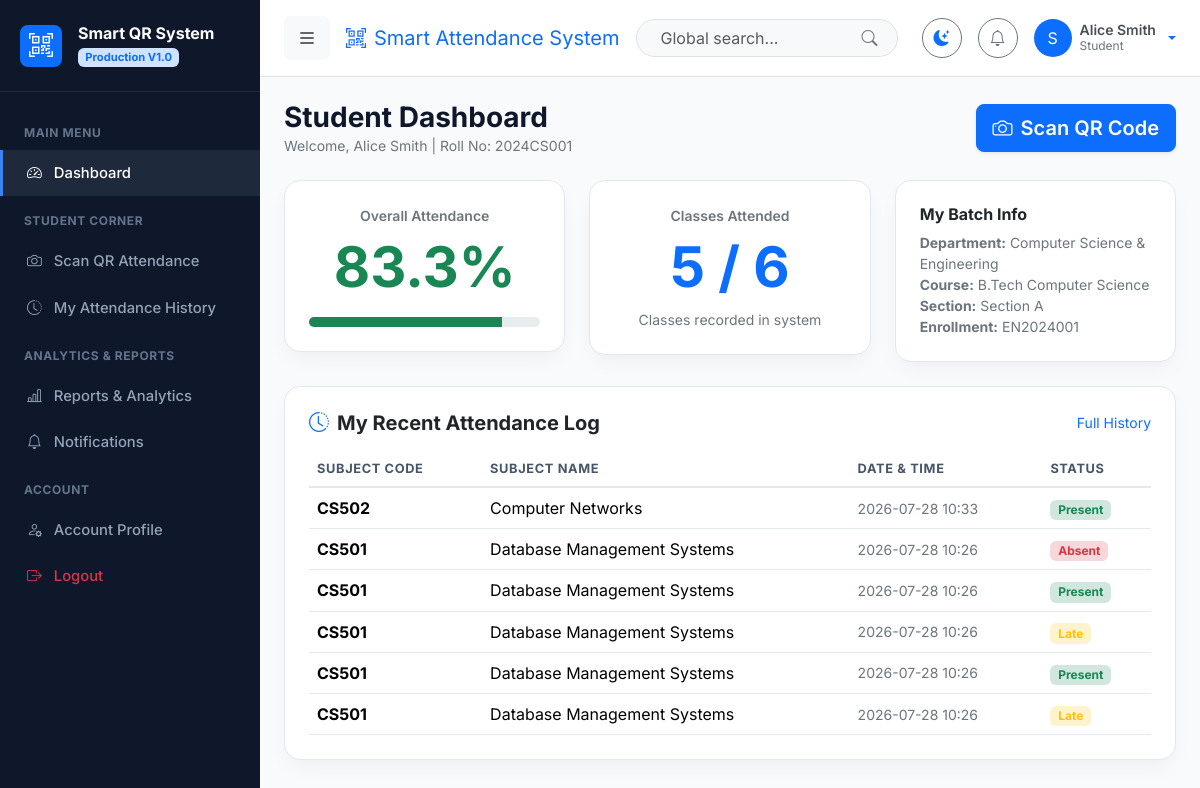
The app's page /dashboard/ (signed in) with its own data.
### apps/accounts/models.py (models this page shows, shortened)
class User(AbstractUser):
    class Role(models.TextChoices):
        ADMIN = 'ADMIN', 'Super Admin'
        FACULTY = 'FACULTY', 'Faculty'
        STUDENT = 'STUDENT', 'Student'
    role = models.CharField(max_length=20, choices=Role.choices, default=Role.STUDENT)
    phone_number = models.CharField(max_length=20, blank=True, null=True)
    profile_picture = models.ImageField(upload_to='profiles/', blank=True, null=True)
    address = models.TextField(blank=True, null=True)
    date_of_birth = models.DateField(blank=True, null=True)
    is_approved = models.BooleanField(default=True)
    def is_admin(self):
        return self.role == self.Role.ADMIN or self.is_superuser
    def is_faculty(self):
        return self.role == self.Role.FACULTY
    def is_student(self):
        return self.role == self.Role.STUDENT
    def get_full_name_or_username(self):
        full_name = f"{self.first_name} {self.last_name}".strip()
        return full_name if full_name else self.username

### apps/students/models.py (models this page shows, shortened)
class Student(models.Model):
    user = models.OneToOneField(settings.AUTH_USER_MODEL, on_delete=models.CASCADE, related_name='student_profile')
    roll_number = models.CharField(max_length=50, unique=True)
    enrollment_number = models.CharField(max_length=50, unique=True)
    department = models.ForeignKey(Department, on_delete=models.SET_NULL, null=True, blank=True, related_name='students')
    course = models.ForeignKey(Course, on_delete=models.SET_NULL, null=True, blank=True, related_name='students')
    branch = models.ForeignKey(Branch, on_delete=models.SET_NULL, null=True, blank=True, related_name='students')
    semester = models.ForeignKey(Semester, on_delete=models.SET_NULL, null=True, blank=True, related_name='students')
    section = models.ForeignKey(Section, on_delete=models.SET_NULL, null=True, blank=True, related_name='students')
    photo = models.ImageField(upload_to='student_photos/', blank=True, null=True)
    batch_year = models.IntegerField(default=2024)
    parent_phone = models.CharField(max_length=20, blank=True, null=True)
    class Meta:
        ordering = ['roll_number']
    def get_attendance_percentage(self, subject=None):
        from apps.attendance.models import AttendanceRecord
        records = AttendanceRecord.objects.filter(student=self)
        if subject:
            records = records.filter(subject=subject)
        total = records.count()
        if total == 0:
            return 100.0
        present = records.filter(status__in=['PRESENT', 'LATE']).count()
        return round((present / total) * 100, 1)

### apps/departments/models.py (models this page shows, shortened)
class Department(models.Model):
    code = models.CharField(max_length=20, unique=True)
    name = models.CharField(max_length=150)
    description = models.TextField(blank=True, null=True)
    established_year = models.IntegerField(blank=True, null=True)
    created_at = models.DateTimeField(auto_now_add=True)
    class Meta:
        ordering = ['name']

class Course(models.Model):
    class DegreeType(models.TextChoices):
        UNDERGRADUATE = 'UG', 'Undergraduate'
        POSTGRADUATE = 'PG', 'Postgraduate'
        DIPLOMA = 'DIPLOMA', 'Diploma'
        PHD = 'PHD', 'Doctorate'
    department = models.ForeignKey(Department, on_delete=models.CASCADE, related_name='courses')
    code = models.CharField(max_length=20, unique=True)
    name = models.CharField(max_length=150)
    degree_type = models.CharField(max_length=20, choices=DegreeType.choices, default=DegreeType.UNDERGRADUATE)
    duration_years = models.IntegerField(default=4)
    created_at = models.DateTimeField(auto_now_add=True)
    class Meta:
        ordering = ['name']

### apps/subjects/models.py (models this page shows, shortened)
class Section(models.Model):
    name = models.CharField(max_length=50, help_text="e.g. Section A")
    capacity = models.IntegerField(default=60)
    class Meta:
        ordering = ['name']

class Subject(models.Model):
    class SubjectType(models.TextChoices):
        THEORY = 'THEORY', 'Theory'
        LAB = 'LAB', 'Practical / Lab'
        PROJECT = 'PROJECT', 'Project'
    code = models.CharField(max_length=20, unique=True)
    name = models.CharField(max_length=150)
    subject_type = models.CharField(max_length=20, choices=SubjectType.choices, default=SubjectType.THEORY)
    credits = models.IntegerField(default=3)
    department = models.ForeignKey(Department, on_delete=models.CASCADE, related_name='subjects')
    course = models.ForeignKey(Course, on_delete=models.CASCADE, related_name='subjects')
    semester = models.ForeignKey(Semester, on_delete=models.CASCADE, related_name='subjects')
    class Meta:
        ordering = ['name']

### apps/attendance/models.py (models this page shows, shortened)
class AttendanceRecord(models.Model):
    class Status(models.TextChoices):
        PRESENT = 'PRESENT', 'Present'
        LATE = 'LATE', 'Late'
        ABSENT = 'ABSENT', 'Absent'
    class VerificationMethod(models.TextChoices):
        QR_SCAN = 'QR_SCAN', 'QR Scan'
        MANUAL = 'MANUAL', 'Manual Correction'
        GPS_VERIFIED = 'GPS_VERIFIED', 'GPS Verified QR'
        FACE_VERIFIED = 'FACE_VERIFIED', 'Face Verification'
    student = models.ForeignKey(Student, on_delete=models.CASCADE, related_name='attendance_records')
    session = models.ForeignKey(QRSession, on_delete=models.SET_NULL, null=True, blank=True, related_name='records')
    subject = models.ForeignKey(Subject, on_delete=models.CASCADE, related_name='attendance_records')
    date = models.DateField(default=timezone.now)
    marked_at = models.DateTimeField(auto_now_add=True)
    status = models.CharField(max_length=20, choices=Status.choices, default=Status.PRESENT)
    verification_method = models.CharField(max_length=30, choices=VerificationMethod.choices, default=VerificationMethod.QR_SCAN)
    scanned_latitude = models.DecimalField(max_digits=10, decimal_places=6, blank=True, null=True)
    scanned_longitude = models.DecimalField(max_digits=10, decimal_places=6, blank=True, null=True)
    device_info = models.CharField(max_length=255, blank=True, null=True)
    remarks = models.CharField(max_length=255, blank=True, null=True)
    class Meta:
        ordering = ['-marked_at']
        unique_together = ('student', 'subject', 'date')

### apps/dashboard/views.py (the view)
# urls.py: path('', views.dashboard_router, name='dashboard'),
@login_required
def dashboard_router(request):
    user = request.user
    if user.is_admin():
        return admin_dashboard(request)
    elif user.is_faculty():
        return faculty_dashboard(request)
    else:
        return student_dashboard(request)

### apps/dashboard/views.py (called while the page is built)
@login_required
def student_dashboard(request):
    try:
        student = request.user.student_profile
    except Exception:
        student = None
    records = AttendanceRecord.objects.filter(student=student).select_related('subject', 'session__faculty__user') if student else []
    total_classes = records.count()
    present_classes = records.filter(status__in=['PRESENT', 'LATE']).count()
    attendance_pct = student.get_attendance_percentage() if student else 100.0
    low_attendance_warning = attendance_pct < 75.0 and total_classes > 0
    return render(request, 'dashboard/student_dashboard.html', {
        'student': student,
        'total_classes': total_classes,
        'present_classes': present_classes,
        'attendance_pct': attendance_pct,
        'low_attendance_warning': low_attendance_warning,
        'recent_records': records[:7]
    })

### apps/notifications/context_processors.py (called while the page is built)
def unread_notifications_processor(request):
    if request.user.is_authenticated:
        unread_count = Notification.objects.filter(user=request.user, is_read=False).count()
        recent_notifications = Notification.objects.filter(user=request.user)[:5]
        return {
            'unread_notifications_count': unread_count,
            'recent_notifications': recent_notifications,
        }
    return {
        'unread_notifications_count': 0,
        'recent_notifications': [],
    }

### templates/dashboard/student_dashboard.html (shortened to what this page needs)
{% extends 'base.html' %}
{% block content %}
<div class="d-flex justify-content-between align-items-center mb-4">
    <div>
        <h3 class="fw-bold m-0">Student Dashboard</h3>
        <p class="text-secondary small m-0">Welcome, {{ user.get_full_name_or_username }} | Roll No: {{ student.roll_number }}</p>
    </div>
    <a href="{% url 'students:scan_qr' %}" class="btn btn-primary btn-lg rounded-3 fw-semibold shadow-sm">
        <i class="bi bi-camera me-2"></i>Scan QR Code
    </a>
</div>
<div class="row g-4 mb-4">
    <div class="col-12 col-md-4">
        <div class="card card-custom p-4 text-center">
            <span class="text-secondary small fw-semibold">Overall Attendance</span>
            <div class="display-4 fw-bold mt-2 text-{% if attendance_pct >= 75 %}success{% elif attendance_pct >= 60 %}warning{% else %}danger{% endif %}">
                {{ attendance_pct }}%
            </div>
            <div class="progress mt-3" style="height: 10px;">
                <div class="progress-bar bg-{% if attendance_pct >= 75 %}success{% elif attendance_pct >= 60 %}warning{% else %}danger{% endif %}" style="width: {{ attendance_pct }}%;"></div>
            </div>
        </div>
    </div>
    <div class="col-12 col-md-4">
        <div class="card card-custom p-4 text-center">
            <span class="text-secondary small fw-semibold">Classes Attended</span>
            <div class="display-4 fw-bold mt-2 text-primary">
                {{ present_classes }} / {{ total_classes }}
            </div>
            <div class="small text-secondary mt-2">Classes recorded in system</div>
        </div>
    </div>
    <div class="col-12 col-md-4">
        <div class="card card-custom p-4">
            <h6 class="fw-bold mb-2">My Batch Info</h6>
            <div class="small text-secondary">
                <div><b>Department:</b> {{ student.department.name }}</div>
                <div><b>Course:</b> {{ student.course.name }}</div>
                <div><b>Section:</b> {{ student.section.name }}</div>
                <div><b>Enrollment:</b> {{ student.enrollment_number }}</div>
            </div>
        </div>
    </div>
</div>
<div class="card card-custom p-4">
    <div class="d-flex justify-content-between align-items-center mb-3">
        <h5 class="fw-bold m-0"><i class="bi bi-clock-history me-2 text-primary"></i>My Recent Attendance Log</h5>
        <a href="{% url 'students:history' %}" class="small text-decoration-none">Full History</a>
    </div>
    <div class="table-responsive">
        <table class="table table-custom align-middle m-0">
            <thead>
                <tr>
                    <th>Subject Code</th>
                    <th>Subject Name</th>
                    <th>Date & Time</th>
                    <th>Status</th>
                </tr>
            </thead>
            <tbody>
                {% for r in recent_records %}
                    <tr>
                        <td><b>{{ r.subject.code }}</b></td>
                        <td>{{ r.subject.name }}</td>
                        <td class="small text-secondary">{{ r.marked_at|date:"Y-m-d H:i" }}</td>
                        <td>
                            <span class="badge bg-{% if r.status == 'PRESENT' %}success{% elif r.status == 'LATE' %}warning{% else %}danger{% endif %}-subtle text-{% if r.status == 'PRESENT' %}success{% elif r.status == 'LATE' %}warning{% else %}danger{% endif %}">
                                {{ r.get_status_display }}
                            </span>
                        </td>
                    </tr>
                {% empty %}
                    <tr><td colspan="4" class="text-center text-secondary py-3">No attendance records found yet</td></tr>
                {% endfor %}
            </tbody>
        </table>
    </div>
</div>
{% endblock %}

### templates/navbar.html (shortened to what this page needs)
<nav class="navbar navbar-expand-lg border-bottom px-4 py-3 sticky-top bg-body">
    <div class="container-fluid p-0">
        <button class="btn btn-light me-3 d-flex align-items-center" id="sidebar-toggle" title="Toggle Navigation">
            <i class="bi bi-list fs-5"></i>
        </button>
        <span class="navbar-brand font-bold fs-5 d-none d-md-block text-primary">
            <i class="bi bi-qr-code-scan me-2"></i>Smart Attendance System
        </span>
        <form class="d-none d-md-flex ms-auto me-4 position-relative" style="max-width: 320px;" action="{% url 'reports:index' %}" method="GET">
            <input class="form-control rounded-pill ps-4 pe-5 bg-body-tertiary" type="search" name="query" placeholder="Global search..." aria-label="Search">
            <button class="btn border-0 position-absolute end-0 top-50 translate-middle-y me-2 text-secondary" type="submit">
                <i class="bi bi-search"></i>
            </button>
        </form>
        <div class="d-flex align-items-center gap-3 ms-auto ms-md-0">
            <button class="btn btn-outline-secondary rounded-circle d-flex align-items-center justify-content-center" id="theme-toggle-btn" style="width: 40px; height: 40px;" title="Toggle Dark/Light Mode">
                <i class="bi bi-moon-stars-fill text-primary"></i>
            </button>
            <div class="dropdown">
                <button class="btn btn-outline-secondary rounded-circle position-relative d-flex align-items-center justify-content-center" style="width: 40px; height: 40px;" data-bs-toggle="dropdown" aria-expanded="false">
                    <i class="bi bi-bell"></i>
                </button>
            </div>
            <div class="dropdown">
                <a href="#" class="d-flex align-items-center text-decoration-none dropdown-toggle gap-2" data-bs-toggle="dropdown" aria-expanded="false">
                    {% if user.profile_picture %}
                        <img src="{{ user.profile_picture.url }}" alt="User" width="38" height="38" class="rounded-circle object-fit-cover">
                    {% else %}
                        <div class="rounded-circle bg-primary text-white d-flex align-items-center justify-content-center font-bold" style="width: 38px; height: 38px;">
                            {{ user.username|slice:":1"|upper }}
                        </div>
                    {% endif %}
                    <div class="d-none d-lg-block text-start" style="line-height: 1.2;">
                        <div class="fw-semibold text-dark-emphasis small">{{ user.get_full_name_or_username }}</div>
                        <div class="text-secondary extra-small" style="font-size: 0.75rem;">{{ user.get_role_display }}</div>
                    </div>
                </a>
            </div>
        </div>
    </div>
</nav>

### static/css/style.css (style rules this page uses)
:root { --bg-body: #f8fafc; --bg-card: #ffffff; --text-primary: #0f172a; --text-secondary: #475569; --border-color: #e2e8f0; --sidebar-bg: #0f172a; --sidebar-text: #94a3b8; --sidebar-hover: #1e293b; --sidebar-active: #3b82f6; --accent-gradient: linear-gradient(135deg, #3b82f6 0%, #2563eb 100%); --card-shadow: 0 10px 25px -5px rgba(0, 0, 0, 0.05), 0 8px 10px -6px rgba(0, 0, 0, 0.01); }
body { font-family: 'Inter', system-ui, -apple-system, sans-serif; background-color: var(--bg-body); color: var(--text-primary); min-height: 100vh; transition: background-color 0.3s ease, color 0.3s ease; }
.card-custom { background-color: var(--bg-card); border: 1px solid var(--border-color); border-radius: 1rem; box-shadow: var(--card-shadow); transition: transform 0.2s ease, box-shadow 0.2s ease; }
.table-custom { color: var(--text-primary); }
.table-custom th { font-size: 0.8rem; text-transform: uppercase; letter-spacing: 0.05em; color: var(--text-secondary); border-bottom: 2px solid var(--border-color); }
.table-custom td { vertical-align: middle; border-bottom: 1px solid var(--border-color); }

### records on screen
User: username "S", get_full_name_or_username "Alice Smith", role "Student"
Student: roll_number "2024CS001", department.name "Computer Science & Engineering", course.name "B.Tech Computer Science", section.name "Section A", enrollment_number "EN2024001"
AttendanceRecord: subject.code "CS502", subject.name "Computer Networks", marked_at "2026-07-28 10:33", status "Present"
AttendanceRecord: subject.code "CS501", subject.name "Database Management Systems", marked_at "2026-07-28 10:26", status "Absent"
AttendanceRecord: subject.code "CS501", subject.name "Database Management Systems", marked_at "2026-07-28 10:26", status "Present"
AttendanceRecord: subject.code "CS501", subject.name "Database Management Systems", marked_at "2026-07-28 10:26", status "Late"
AttendanceRecord: subject.code "CS501", subject.name "Database Management Systems", marked_at "2026-07-28 10:26", status "Present"
AttendanceRecord: subject.code "CS501", subject.name "Database Management Systems", marked_at "2026-07-28 10:26", status "Late"

### other values on screen
{{ attendance_pct }} "83.3"
{{ present_classes }} "5"
{{ total_classes }} "6"
